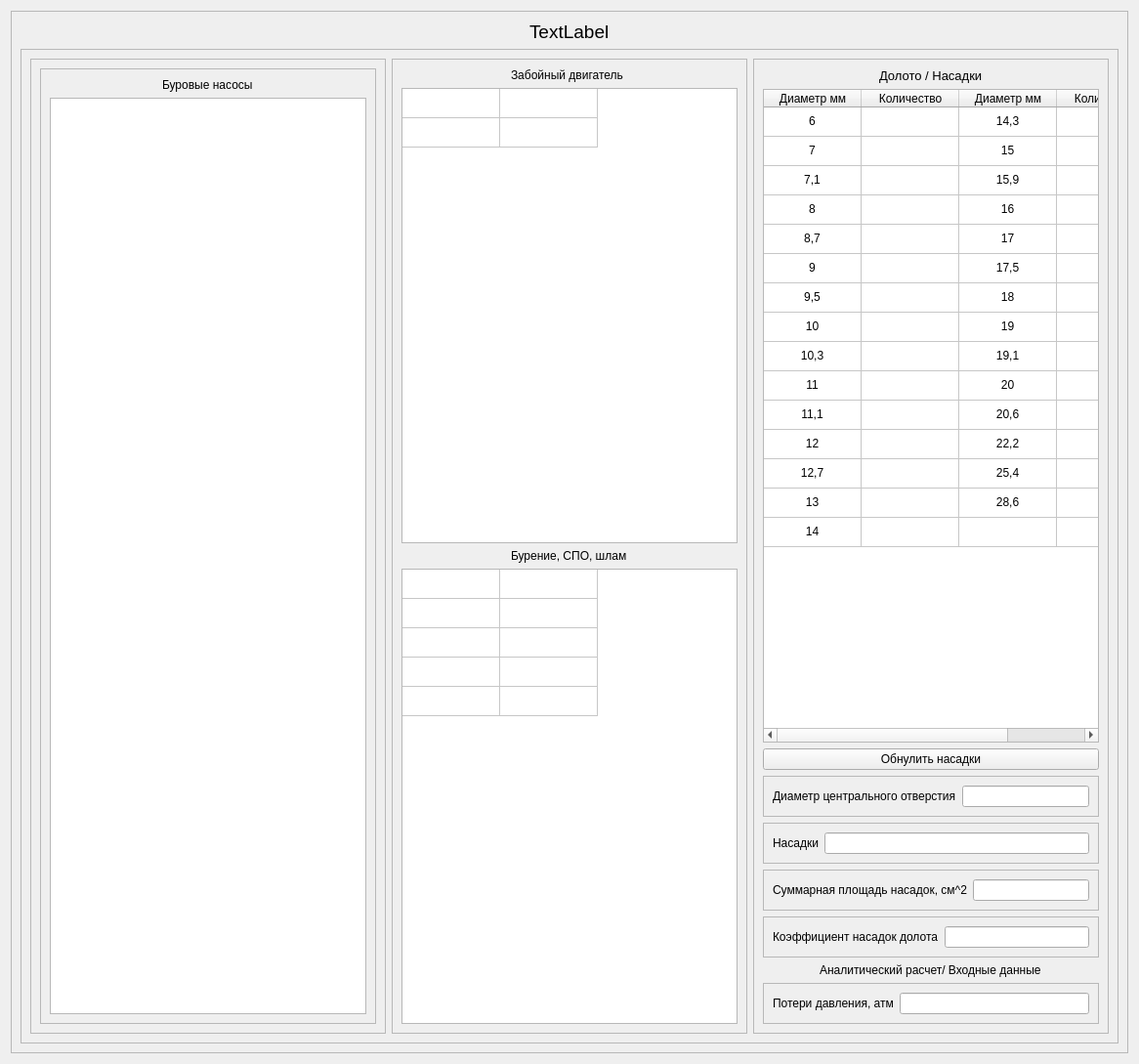
<?xml version="1.0" encoding="UTF-8"?>
<ui version="4.0">
 <class>doloto</class>
 <widget class="QWidget" name="doloto">
  <property name="geometry">
   <rect>
    <x>0</x>
    <y>0</y>
    <width>1166</width>
    <height>1089</height>
   </rect>
  </property>
  <property name="windowTitle">
   <string>Form</string>
  </property>
  <layout class="QHBoxLayout" name="horizontalLayout">
   <item>
    <widget class="QFrame" name="frame">
     <property name="frameShape">
      <enum>QFrame::StyledPanel</enum>
     </property>
     <property name="frameShadow">
      <enum>QFrame::Raised</enum>
     </property>
     <layout class="QVBoxLayout" name="verticalLayout">
      <item alignment="Qt::AlignHCenter">
       <widget class="QLabel" name="label">
        <property name="font">
         <font>
          <pointsize>14</pointsize>
         </font>
        </property>
        <property name="text">
         <string>TextLabel</string>
        </property>
       </widget>
      </item>
      <item>
       <widget class="QFrame" name="frame_2">
        <property name="frameShape">
         <enum>QFrame::StyledPanel</enum>
        </property>
        <property name="frameShadow">
         <enum>QFrame::Raised</enum>
        </property>
        <layout class="QHBoxLayout" name="horizontalLayout_2">
         <item>
          <widget class="QFrame" name="frame_3">
           <property name="frameShape">
            <enum>QFrame::StyledPanel</enum>
           </property>
           <property name="frameShadow">
            <enum>QFrame::Raised</enum>
           </property>
           <layout class="QVBoxLayout" name="verticalLayout_2">
            <item>
             <widget class="QFrame" name="frame_5">
              <property name="frameShape">
               <enum>QFrame::StyledPanel</enum>
              </property>
              <property name="frameShadow">
               <enum>QFrame::Raised</enum>
              </property>
              <layout class="QVBoxLayout" name="verticalLayout_5">
               <item alignment="Qt::AlignHCenter">
                <widget class="QLabel" name="label_2">
                 <property name="text">
                  <string>Буровые насосы</string>
                 </property>
                </widget>
               </item>
               <item>
                <widget class="QTableWidget" name="tableWidget_2"/>
               </item>
              </layout>
             </widget>
            </item>
           </layout>
          </widget>
         </item>
         <item>
          <widget class="QFrame" name="frame_7">
           <property name="frameShape">
            <enum>QFrame::StyledPanel</enum>
           </property>
           <property name="frameShadow">
            <enum>QFrame::Raised</enum>
           </property>
           <layout class="QVBoxLayout" name="verticalLayout_4">
            <item alignment="Qt::AlignHCenter">
             <widget class="QLabel" name="label_3">
              <property name="text">
               <string>Забойный двигатель </string>
              </property>
             </widget>
            </item>
            <item>
             <widget class="AdaptiveTable" name="table_vzd">
              <attribute name="horizontalHeaderVisible">
               <bool>false</bool>
              </attribute>
              <attribute name="verticalHeaderVisible">
               <bool>false</bool>
              </attribute>
              <row>
               <property name="text">
                <string>New Row</string>
               </property>
              </row>
              <row>
               <property name="text">
                <string>New Row</string>
               </property>
              </row>
              <column>
               <property name="text">
                <string>New Column</string>
               </property>
              </column>
              <column>
               <property name="text">
                <string>New Column</string>
               </property>
              </column>
             </widget>
            </item>
            <item alignment="Qt::AlignHCenter">
             <widget class="QLabel" name="label_12">
              <property name="text">
               <string>Бурение, СПО, шлам</string>
              </property>
             </widget>
            </item>
            <item>
             <widget class="QTableWidget" name="tableWidget">
              <attribute name="horizontalHeaderVisible">
               <bool>false</bool>
              </attribute>
              <attribute name="verticalHeaderVisible">
               <bool>false</bool>
              </attribute>
              <row>
               <property name="text">
                <string>1</string>
               </property>
              </row>
              <row>
               <property name="text">
                <string>2</string>
               </property>
              </row>
              <row>
               <property name="text">
                <string>3</string>
               </property>
              </row>
              <row>
               <property name="text">
                <string>4</string>
               </property>
              </row>
              <row>
               <property name="text">
                <string>5</string>
               </property>
              </row>
              <column>
               <property name="text">
                <string>New Column</string>
               </property>
              </column>
              <column>
               <property name="text">
                <string>New Column</string>
               </property>
              </column>
             </widget>
            </item>
           </layout>
          </widget>
         </item>
         <item>
          <widget class="QFrame" name="frame_4">
           <property name="frameShape">
            <enum>QFrame::StyledPanel</enum>
           </property>
           <property name="frameShadow">
            <enum>QFrame::Raised</enum>
           </property>
           <layout class="QVBoxLayout" name="verticalLayout_3">
            <item alignment="Qt::AlignHCenter">
             <widget class="QLabel" name="label_5">
              <property name="font">
               <font>
                <pointsize>10</pointsize>
               </font>
              </property>
              <property name="text">
               <string>Долото / Насадки</string>
              </property>
             </widget>
            </item>
            <item>
             <widget class="AdaptiveTable" name="table_nozzle">
              <attribute name="horizontalHeaderVisible">
               <bool>true</bool>
              </attribute>
              <attribute name="verticalHeaderVisible">
               <bool>false</bool>
              </attribute>
              <row>
               <property name="text">
                <string>1</string>
               </property>
               <property name="textAlignment">
                <set>AlignCenter</set>
               </property>
              </row>
              <row>
               <property name="text">
                <string>2</string>
               </property>
               <property name="textAlignment">
                <set>AlignCenter</set>
               </property>
              </row>
              <row>
               <property name="text">
                <string>3</string>
               </property>
               <property name="textAlignment">
                <set>AlignCenter</set>
               </property>
              </row>
              <row>
               <property name="text">
                <string>4</string>
               </property>
               <property name="textAlignment">
                <set>AlignCenter</set>
               </property>
              </row>
              <row>
               <property name="text">
                <string>5</string>
               </property>
               <property name="textAlignment">
                <set>AlignCenter</set>
               </property>
              </row>
              <row>
               <property name="text">
                <string>6</string>
               </property>
              </row>
              <row>
               <property name="text">
                <string>7</string>
               </property>
              </row>
              <row>
               <property name="text">
                <string>8</string>
               </property>
              </row>
              <row>
               <property name="text">
                <string>9</string>
               </property>
               <property name="textAlignment">
                <set>AlignCenter</set>
               </property>
              </row>
              <row>
               <property name="text">
                <string>10</string>
               </property>
               <property name="textAlignment">
                <set>AlignCenter</set>
               </property>
              </row>
              <row>
               <property name="text">
                <string>New Row</string>
               </property>
              </row>
              <row>
               <property name="text">
                <string>11</string>
               </property>
               <property name="textAlignment">
                <set>AlignCenter</set>
               </property>
              </row>
              <row>
               <property name="text">
                <string>12</string>
               </property>
               <property name="textAlignment">
                <set>AlignCenter</set>
               </property>
              </row>
              <row>
               <property name="text">
                <string>13</string>
               </property>
               <property name="textAlignment">
                <set>AlignCenter</set>
               </property>
              </row>
              <row>
               <property name="text">
                <string>14</string>
               </property>
              </row>
              <column>
               <property name="text">
                <string>Диаметр мм</string>
               </property>
              </column>
              <column>
               <property name="text">
                <string>Количество</string>
               </property>
              </column>
              <column>
               <property name="text">
                <string>Диаметр мм</string>
               </property>
              </column>
              <column>
               <property name="text">
                <string>Количество</string>
               </property>
              </column>
              <item row="0" column="0">
               <property name="text">
                <string>6</string>
               </property>
               <property name="textAlignment">
                <set>AlignCenter</set>
               </property>
              </item>
              <item row="0" column="2">
               <property name="text">
                <string>14,3</string>
               </property>
               <property name="textAlignment">
                <set>AlignCenter</set>
               </property>
              </item>
              <item row="1" column="0">
               <property name="text">
                <string>7</string>
               </property>
               <property name="textAlignment">
                <set>AlignCenter</set>
               </property>
              </item>
              <item row="1" column="2">
               <property name="text">
                <string>15</string>
               </property>
               <property name="textAlignment">
                <set>AlignCenter</set>
               </property>
              </item>
              <item row="2" column="0">
               <property name="text">
                <string>7,1</string>
               </property>
               <property name="textAlignment">
                <set>AlignCenter</set>
               </property>
              </item>
              <item row="2" column="2">
               <property name="text">
                <string>15,9</string>
               </property>
               <property name="textAlignment">
                <set>AlignCenter</set>
               </property>
              </item>
              <item row="3" column="0">
               <property name="text">
                <string>8</string>
               </property>
               <property name="textAlignment">
                <set>AlignCenter</set>
               </property>
              </item>
              <item row="3" column="2">
               <property name="text">
                <string>16</string>
               </property>
               <property name="textAlignment">
                <set>AlignCenter</set>
               </property>
              </item>
              <item row="4" column="0">
               <property name="text">
                <string>8,7</string>
               </property>
               <property name="textAlignment">
                <set>AlignCenter</set>
               </property>
              </item>
              <item row="4" column="2">
               <property name="text">
                <string>17</string>
               </property>
               <property name="textAlignment">
                <set>AlignCenter</set>
               </property>
              </item>
              <item row="5" column="0">
               <property name="text">
                <string>9</string>
               </property>
               <property name="textAlignment">
                <set>AlignCenter</set>
               </property>
              </item>
              <item row="5" column="2">
               <property name="text">
                <string>17,5</string>
               </property>
               <property name="textAlignment">
                <set>AlignCenter</set>
               </property>
              </item>
              <item row="6" column="0">
               <property name="text">
                <string>9,5</string>
               </property>
               <property name="textAlignment">
                <set>AlignCenter</set>
               </property>
              </item>
              <item row="6" column="2">
               <property name="text">
                <string>18</string>
               </property>
               <property name="textAlignment">
                <set>AlignCenter</set>
               </property>
              </item>
              <item row="7" column="0">
               <property name="text">
                <string>10</string>
               </property>
               <property name="textAlignment">
                <set>AlignCenter</set>
               </property>
              </item>
              <item row="7" column="2">
               <property name="text">
                <string>19</string>
               </property>
               <property name="textAlignment">
                <set>AlignCenter</set>
               </property>
              </item>
              <item row="8" column="0">
               <property name="text">
                <string>10,3</string>
               </property>
               <property name="textAlignment">
                <set>AlignCenter</set>
               </property>
              </item>
              <item row="8" column="2">
               <property name="text">
                <string>19,1</string>
               </property>
               <property name="textAlignment">
                <set>AlignCenter</set>
               </property>
              </item>
              <item row="9" column="0">
               <property name="text">
                <string>11</string>
               </property>
               <property name="textAlignment">
                <set>AlignCenter</set>
               </property>
              </item>
              <item row="9" column="2">
               <property name="text">
                <string>20</string>
               </property>
               <property name="textAlignment">
                <set>AlignCenter</set>
               </property>
              </item>
              <item row="10" column="0">
               <property name="text">
                <string>11,1</string>
               </property>
               <property name="textAlignment">
                <set>AlignCenter</set>
               </property>
              </item>
              <item row="10" column="2">
               <property name="text">
                <string>20,6</string>
               </property>
               <property name="textAlignment">
                <set>AlignCenter</set>
               </property>
              </item>
              <item row="11" column="0">
               <property name="text">
                <string>12</string>
               </property>
               <property name="textAlignment">
                <set>AlignCenter</set>
               </property>
              </item>
              <item row="11" column="2">
               <property name="text">
                <string>22,2</string>
               </property>
               <property name="textAlignment">
                <set>AlignCenter</set>
               </property>
              </item>
              <item row="12" column="0">
               <property name="text">
                <string>12,7</string>
               </property>
               <property name="textAlignment">
                <set>AlignCenter</set>
               </property>
              </item>
              <item row="12" column="2">
               <property name="text">
                <string>25,4</string>
               </property>
               <property name="textAlignment">
                <set>AlignCenter</set>
               </property>
              </item>
              <item row="13" column="0">
               <property name="text">
                <string>13</string>
               </property>
               <property name="textAlignment">
                <set>AlignCenter</set>
               </property>
              </item>
              <item row="13" column="2">
               <property name="text">
                <string>28,6</string>
               </property>
               <property name="textAlignment">
                <set>AlignCenter</set>
               </property>
              </item>
              <item row="14" column="0">
               <property name="text">
                <string>14</string>
               </property>
               <property name="textAlignment">
                <set>AlignCenter</set>
               </property>
              </item>
              <item row="14" column="2">
               <property name="text">
                <string/>
               </property>
              </item>
             </widget>
            </item>
            <item>
             <widget class="QPushButton" name="pushButton_clear_nozzle">
              <property name="text">
               <string>Обнулить насадки</string>
              </property>
             </widget>
            </item>
            <item>
             <widget class="QFrame" name="frame_8">
              <property name="frameShape">
               <enum>QFrame::StyledPanel</enum>
              </property>
              <property name="frameShadow">
               <enum>QFrame::Raised</enum>
              </property>
              <layout class="QHBoxLayout" name="horizontalLayout_5">
               <item>
                <widget class="QLabel" name="label_6">
                 <property name="text">
                  <string>Диаметр центрального отверстия</string>
                 </property>
                </widget>
               </item>
               <item>
                <widget class="QLineEdit" name="lineEdit_3"/>
               </item>
              </layout>
             </widget>
            </item>
            <item>
             <widget class="QFrame" name="frame_9">
              <property name="frameShape">
               <enum>QFrame::StyledPanel</enum>
              </property>
              <property name="frameShadow">
               <enum>QFrame::Raised</enum>
              </property>
              <layout class="QHBoxLayout" name="horizontalLayout_6">
               <item>
                <widget class="QLabel" name="label_7">
                 <property name="text">
                  <string>Насадки</string>
                 </property>
                </widget>
               </item>
               <item>
                <widget class="QLineEdit" name="lineEdit_4"/>
               </item>
              </layout>
             </widget>
            </item>
            <item>
             <widget class="QFrame" name="frame_10">
              <property name="frameShape">
               <enum>QFrame::StyledPanel</enum>
              </property>
              <property name="frameShadow">
               <enum>QFrame::Raised</enum>
              </property>
              <layout class="QHBoxLayout" name="horizontalLayout_7">
               <item>
                <widget class="QLabel" name="label_8">
                 <property name="text">
                  <string>Суммарная площадь насадок, см^2</string>
                 </property>
                </widget>
               </item>
               <item>
                <widget class="QLineEdit" name="lineEdit_5"/>
               </item>
              </layout>
             </widget>
            </item>
            <item>
             <widget class="QFrame" name="frame_11">
              <property name="frameShape">
               <enum>QFrame::StyledPanel</enum>
              </property>
              <property name="frameShadow">
               <enum>QFrame::Raised</enum>
              </property>
              <layout class="QHBoxLayout" name="horizontalLayout_8">
               <item>
                <widget class="QLabel" name="label_9">
                 <property name="text">
                  <string>Коэффициент насадок долота</string>
                 </property>
                </widget>
               </item>
               <item>
                <widget class="QLineEdit" name="lineEdit_6"/>
               </item>
              </layout>
             </widget>
            </item>
            <item alignment="Qt::AlignHCenter">
             <widget class="QLabel" name="label_11">
              <property name="text">
               <string>Аналитический расчет/ Входные данные</string>
              </property>
             </widget>
            </item>
            <item>
             <widget class="QFrame" name="frame_12">
              <property name="frameShape">
               <enum>QFrame::StyledPanel</enum>
              </property>
              <property name="frameShadow">
               <enum>QFrame::Raised</enum>
              </property>
              <layout class="QHBoxLayout" name="horizontalLayout_9">
               <item>
                <widget class="QLabel" name="label_10">
                 <property name="text">
                  <string>Потери давления, атм</string>
                 </property>
                </widget>
               </item>
               <item>
                <widget class="QLineEdit" name="lineEdit_7"/>
               </item>
              </layout>
             </widget>
            </item>
           </layout>
          </widget>
         </item>
        </layout>
       </widget>
      </item>
     </layout>
    </widget>
   </item>
  </layout>
 </widget>
 <customwidgets>
  <customwidget>
   <class>AdaptiveTable</class>
   <extends>QTableWidget</extends>
   <header>components.adaptive_table</header>
  </customwidget>
 </customwidgets>
 <resources/>
 <connections/>
</ui>
